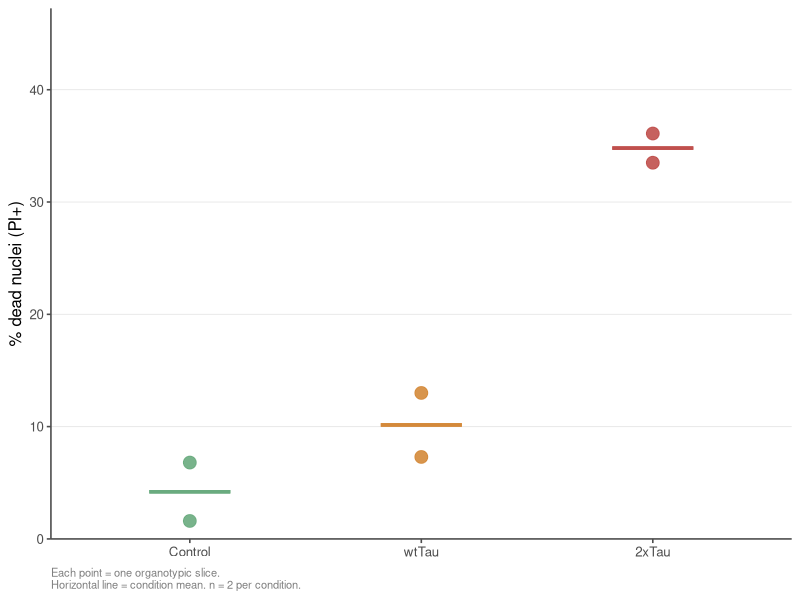
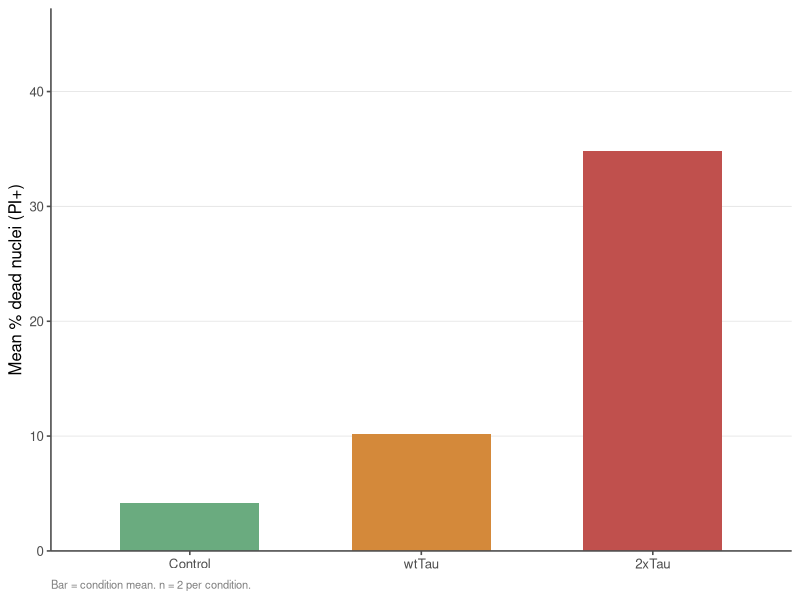
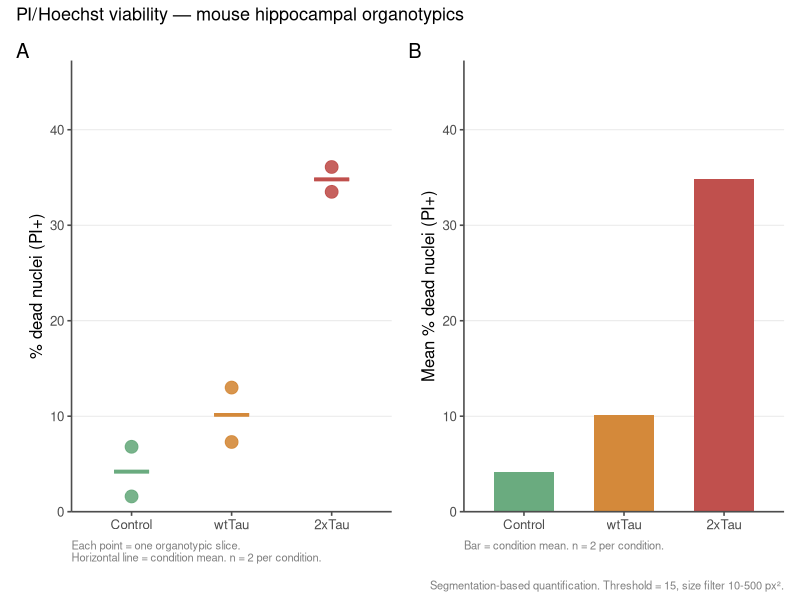
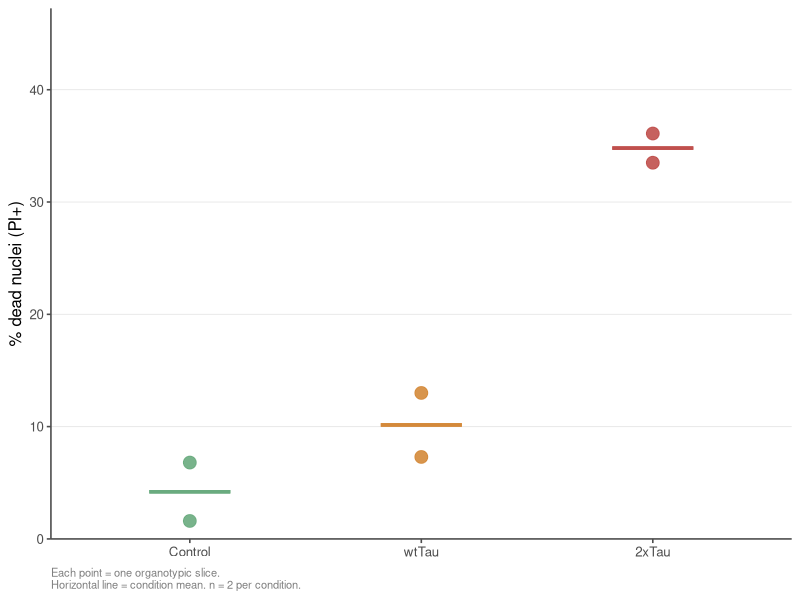
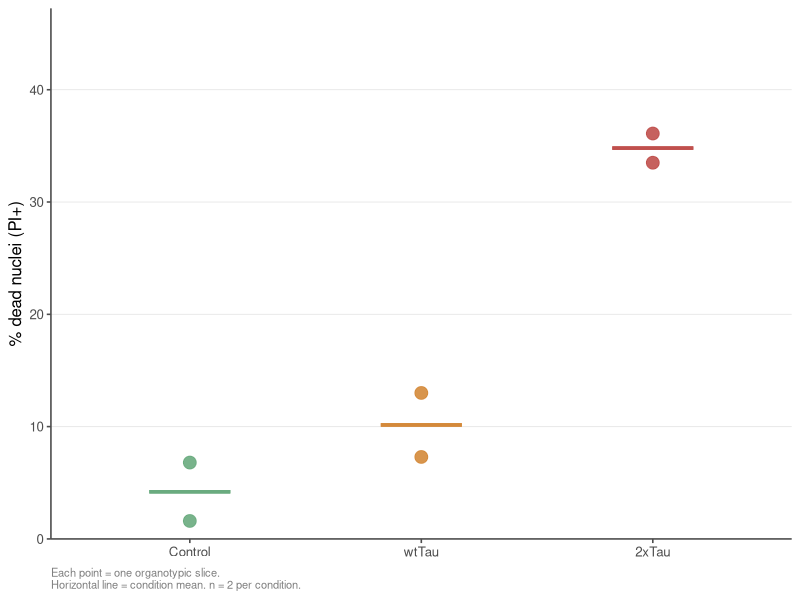
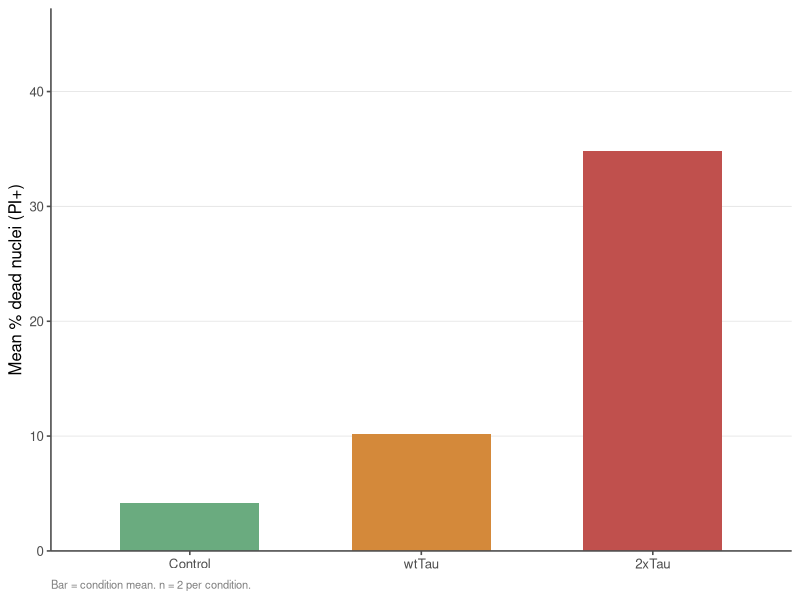
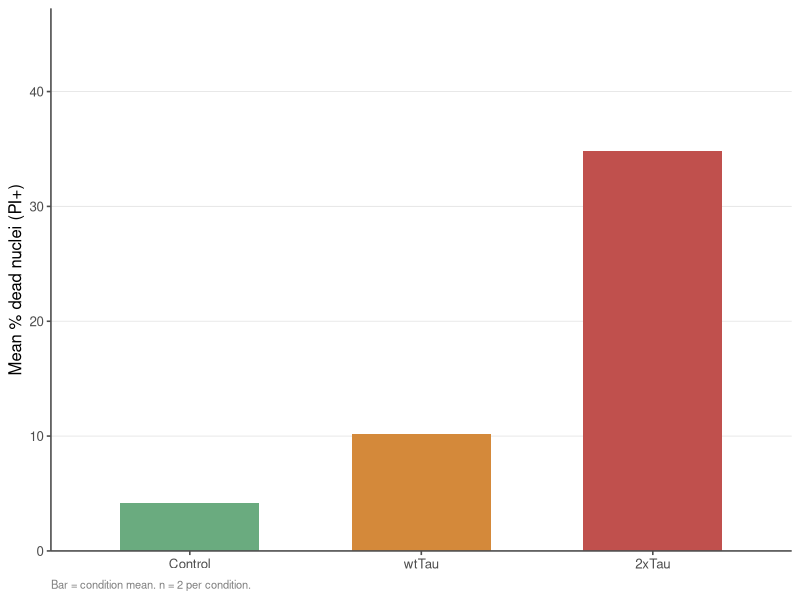
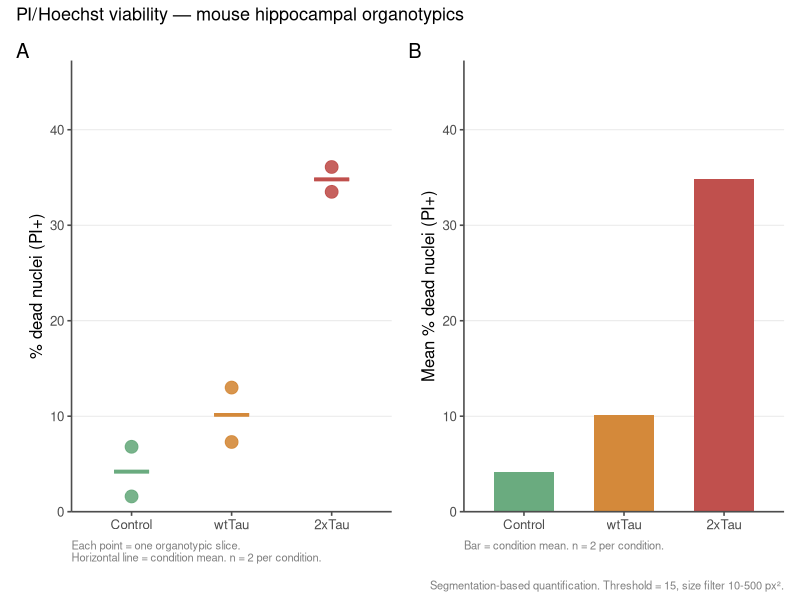

The R source for these figures, in order:
# ============================================================
#  PI/Hoechst Viability Analysis — R Plotting Script
#  Mouse hippocampal organotypic slices
#  Conditions: Control, wtTau, 2xTau
#
#  Output:
#  Figure A — dot plot with individual values and mean line
#  Figure B — bar graph of mean % dead nuclei per condition
# ============================================================

library(ggplot2)
library(dplyr)
library(patchwork)   # for combining panels; install if needed

# ============================================================
#  DATA — segmentation-based % dead nuclei (PI+ / Hoechst)
#  From PI_Hoechst_results CSV, Seg_Pct_Dead column
# ============================================================

data <- data.frame(
  Sample    = c("Control_S1", "Control_S2",
                "wtTau_S1",   "wtTau_S2",
                "2xTau_S1",   "2xTau_S2"),
  Condition = factor(
    c("Control", "Control", "wtTau", "wtTau", "2xTau", "2xTau"),
    levels = c("Control", "wtTau", "2xTau")
  ),
  Pct_Dead  = c(1.6, 6.8, 7.3, 13.0, 36.1, 33.5)
)

# Condition means for bar graph and mean line on dot plot
means <- data %>%
  group_by(Condition) %>%
  summarise(Mean_Dead = mean(Pct_Dead), .groups = "drop")

# Condition colours — consistent across both panels
cond_cols <- c(
  "Control" = "#6aab7f",
  "wtTau"   = "#d4893a",
  "2xTau"   = "#c0504d"
)

# ============================================================
#  FIGURE A — Dot plot with individual values and mean line
# ============================================================

fig_a <- ggplot() +
  # Individual data points
  geom_point(
    data     = data,
    aes(x    = Condition, y = Pct_Dead, colour = Condition),
    size     = 4,
    alpha    = 0.9
  ) +
  # Mean line per condition
  geom_errorbar(
    data     = means,
    aes(x    = Condition,
        ymin = Mean_Dead,
        ymax = Mean_Dead,
        colour = Condition),
    width    = 0.35,
    linewidth = 1.2
  ) +
  scale_colour_manual(values = cond_cols) +
  scale_y_continuous(
    limits = c(0, 45),
    breaks = seq(0, 45, by = 10),
    expand = expansion(mult = c(0, 0.05))
  ) +
  labs(
    x       = NULL,
    y       = "% dead nuclei (PI+)",
    caption = "Each point = one organotypic slice.\nHorizontal line = condition mean. n = 2 per condition."
  ) +
  theme_classic(base_size = 12) +
  theme(
    legend.position    = "none",
    axis.line          = element_line(colour = "gray30"),
    axis.ticks         = element_line(colour = "gray30"),
    plot.caption       = element_text(size = 8, colour = "gray50", hjust = 0),
    panel.grid.major.y = element_line(colour = "gray90", linewidth = 0.3)
  )

# ============================================================
#  FIGURE B — Bar graph of mean % dead per condition
# ============================================================

fig_b <- ggplot(means, aes(x = Condition, y = Mean_Dead, fill = Condition)) +
  geom_col(width = 0.6) +
  scale_fill_manual(values = cond_cols) +
  scale_y_continuous(
    limits = c(0, 45),
    breaks = seq(0, 45, by = 10),
    expand = expansion(mult = c(0, 0.05))
  ) +
  labs(
    x       = NULL,
    y       = "Mean % dead nuclei (PI+)",
    caption = "Bar = condition mean. n = 2 per condition."
  ) +
  theme_classic(base_size = 12) +
  theme(
    legend.position    = "none",
    axis.line          = element_line(colour = "gray30"),
    axis.ticks         = element_line(colour = "gray30"),
    plot.caption       = element_text(size = 8, colour = "gray50", hjust = 0),
    panel.grid.major.y = element_line(colour = "gray90", linewidth = 0.3)
  )

# ============================================================
#  COMBINE AND SAVE
# ============================================================

# Print individually
print(fig_a)
print(fig_b)

# Combined panel using patchwork
combined <- fig_a + fig_b +
  plot_annotation(
    title   = "PI/Hoechst viability — mouse hippocampal organotypics",
    caption = "Segmentation-based quantification. Threshold = 15, size filter 10-500 px².",
    tag_levels = "A",
    theme = theme(
      plot.title   = element_text(size = 13, face = "plain"),
      plot.caption = element_text(size = 8, colour = "gray50")
    )
  )

print(combined)

# Save individual panels
ggsave("viability_dotplot.pdf",  plot = fig_a,    width = 4,   height = 5)
ggsave("viability_dotplot.png",  plot = fig_a,    width = 4,   height = 5, dpi = 300)
ggsave("viability_barplot.pdf",  plot = fig_b,    width = 4,   height = 5)
ggsave("viability_barplot.png",  plot = fig_b,    width = 4,   height = 5, dpi = 300)
ggsave("viability_combined.pdf", plot = combined, width = 8,   height = 5)
ggsave("viability_combined.png", plot = combined, width = 8,   height = 5, dpi = 300)

message("Saved: viability_dotplot, viability_barplot, viability_combined — PDF and PNG")
